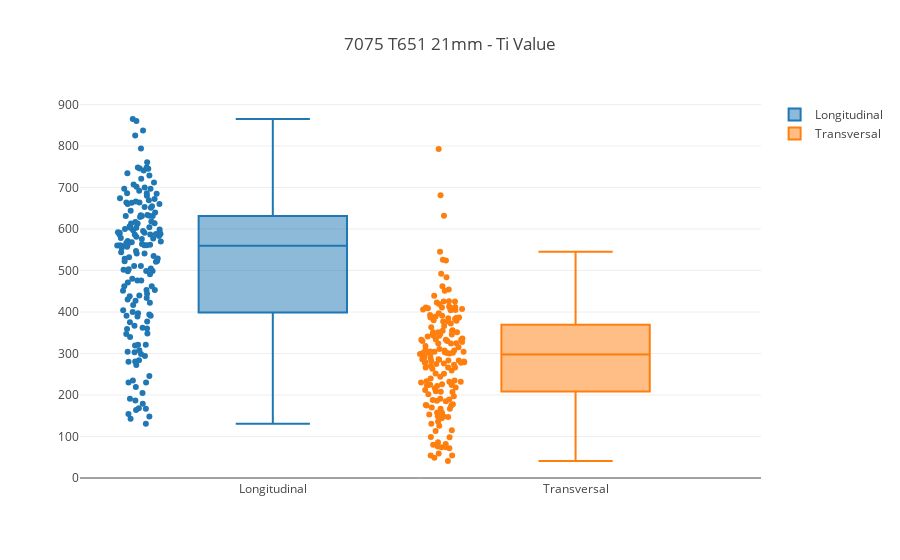

Notebook code for this chart:
### Markdown cell above
## Ploting "til_val" and "tit_val"
- individually on a box plot ==> identify outlyers and investigate them, get a feel of median, Q1, Q3
- individually vs time on a scatter plot
- individually in descending order on a scatter plot
- as a combined "norm" on a box plot
- as a combined "norm" vs time (with components) on a scatter plot
- as a combined "norm" in descending order (with components) on a scatter plot
- as a dot against "til" and "tit" dimensions (with circles norms thresholds) on a scatter plot

### Code cell
# plot til_val and tit_val as box plots

# .. prepare traces
trace_til_val = ply.graph_objs.Box(
    y=rawRapstabDf['til_val'],
    name='Longitudinal',
    boxpoints='all',
    jitter=0.3,
    pointpos=-1.8
)

trace_tit_val = ply.graph_objs.Box(
    y=rawRapstabDf['tit_val'],
    name='Transversal',
    boxpoints='all',
    jitter=0.3,
    pointpos=-1.8
)

# .. set layout
mylayout = ply.graph_objs.Layout(
    title='7075 T651 21mm - Ti Value',
)

# .. set data to plot
traces = [trace_til_val, trace_tit_val]

# .. plot
graphFilename = outputDir + mylayout.title.text + ' - Box plot.html'
fig = ply.graph_objs.Figure(data=traces, layout=mylayout)
if (notebookGraphingOutputs == GraphOutputOption('inline')) or (notebookGraphingOutputs == GraphOutputOption('both')):
    ply.offline.iplot(fig)
if (notebookGraphingOutputs == GraphOutputOption('htmlFile')) or (notebookGraphingOutputs == GraphOutputOption('both')):
    ply.offline.plot(fig, filename=graphFilename, auto_open=GraphAutoOpenHTML)

### Figure 1 — Plotly figure (JSON) as saved in the notebook; plotly's stock layout.template omitted (floating-point values rounded to 4 significant figures; data arrays with more than 128 entries replaced by an {"elided": "..."} marker saying what was removed)
{"data": [{"boxpoints": "all", "jitter": 0.3, "name": "Longitudinal", "pointpos": -1.8, "type": "box", "uid": "17aca530-8259-4c0d-a1eb-520a42313ea0", "y": {"elided": "168 int values"}}, {"boxpoints": "all", "jitter": 0.3, "name": "Transversal", "pointpos": -1.8, "type": "box", "uid": "d28b1439-4db9-48f3-8d37-ef9e9bdc0577", "y": {"elided": "168 int values"}}], "layout": {"autosize": true, "title": {"text": "7075 T651 21mm - Ti Value"}, "xaxis": {"autorange": true, "range": [-0.6339, 1.612], "type": "category"}, "yaxis": {"autorange": true, "range": [-4.778, 910.8], "type": "linear"}}}
